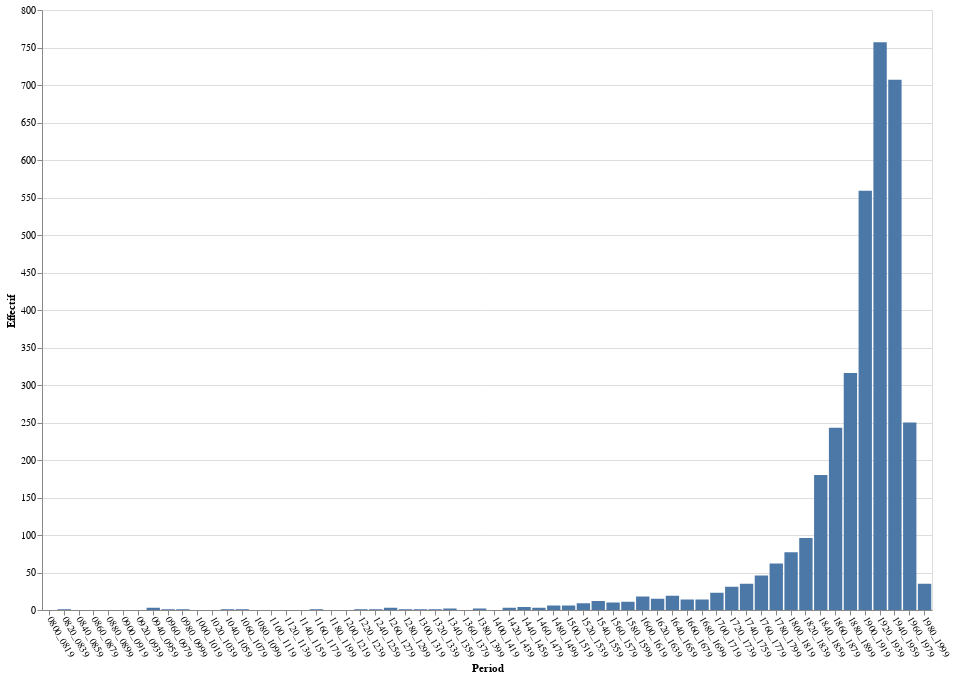

The notebook cell saved with this chart:
### Code cell
alt.Chart.from_dict({
    "data": {
    "values" : data    
    # "url" : "http://localhost:8888/files/astronomers/notebooks_jupyter/dbpedia_exploration/data/birth_years_grouped_per.json"
    },
    "mark": "bar",
    # {
    #     "type":"bar",
    #     "tooltip": {"content": "data"}
    # }, 
    "encoding": {
        "x": {"field": "per", "type": "ordinal", "title": "Period" 
             }, 
         "y": {"field": "eff", "type": "quantitative", "title": "Effectif"},
        "tooltip": [
      {"field": "eff", "type": "nominal", "title": "Effectif"},
     {"field": "names", "type": "nominal", "title": "Names"},
    ]
    },
  "config": {

    "axisX": {
      "labelAngle": 60
    }
  },
    "width": 890, 
    "height": 600
}
)
